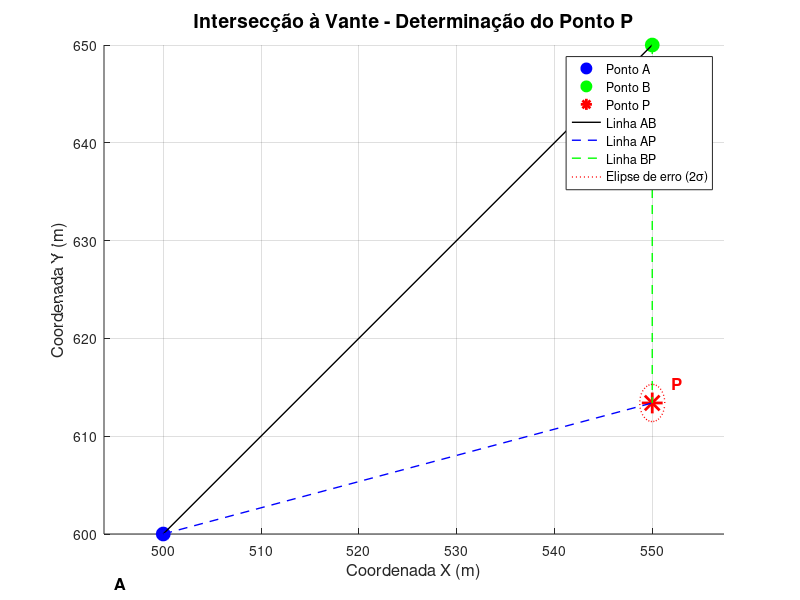

Reproduce this figure in MATLAB.
% GA106 - Ajustamento I - Exercício I - Intersecção à Vante
% Cálculo das coordenadas do ponto P e suas precisões
% Todas as respostas de (a) a (j) claramente identificadas
 
clc; clear all; close all; format long g;
 
fprintf('=== EXERCÍCIO I - INTERSECÇÃO À VANTE ===\n\n');
 
%% DADOS DO PROBLEMA
% Coordenadas dos pontos A e B com suas incertezas
XA = 500.000; YA = 600.000;
sigma_XA = 0.050; sigma_YA = 0.030;
 
XB = 550.000; YB = 650.000;
sigma_XB = 0.030; sigma_YB = 0.040;
 
% Ângulos medidos e suas incertezas
alpha_deg = 30.0; sigma_alpha_deg = 1.0; % graus
beta_deg = 45.0; sigma_beta_deg = 1.0;   % graus
 
% Conversão para radianos
alpha = deg2rad(alpha_deg);
beta = deg2rad(beta_deg);
sigma_alpha = deg2rad(sigma_alpha_deg);
sigma_beta = deg2rad(sigma_beta_deg);
 
fprintf('DADOS FORNECIDOS:\n');
fprintf('Ponto A: X = %.3f ± %.3f m, Y = %.3f ± %.3f m\n', XA, sigma_XA, YA, sigma_YA);
fprintf('Ponto B: X = %.3f ± %.3f m, Y = %.3f ± %.3f m\n', XB, sigma_XB, YB, sigma_YB);
fprintf('Ângulo α = %.1f° ± %.1f°\n', alpha_deg, sigma_alpha_deg);
fprintf('Ângulo β = %.1f° ± %.1f°\n\n', beta_deg, sigma_beta_deg);
 
%% (a) CÁLCULO DAS COORDENADAS DO PONTO P
 
% Método de Collins para intersecção à vante
cot_alpha = cot(alpha);
cot_beta = cot(beta);
 
% Fórmulas de Collins
XP = (XA*cot_beta + XB*cot_alpha + (YB - YA))/(cot_alpha + cot_beta);
YP = (YA*cot_beta + YB*cot_alpha + (XA - XB))/(cot_alpha + cot_beta);
 
fprintf('(a) COORDENADAS DO PONTO P:\n');
fprintf('    XP = %.6f m\n', XP);
fprintf('    YP = %.6f m\n\n', YP);
 
%% (b) CÁLCULO DA DISTÂNCIA AB
 
dX_AB = XB - XA;
dY_AB = YB - YA;
AB = sqrt(dX_AB^2 + dY_AB^2);
 
fprintf('(b) DISTÂNCIA AB:\n');
fprintf('    AB = %.6f m\n\n', AB);
 
%% (c) CÁLCULO DO AZIMUTE AB
 
az_AB_rad = atan2(dX_AB, dY_AB);
az_AB_deg = rad2deg(az_AB_rad);
 
fprintf('(c) AZIMUTE AB:\n');
fprintf('    Az_AB = %.6f° = %.6f rad\n\n', az_AB_deg, az_AB_rad);
 
%% (d) CÁLCULO DAS DISTÂNCIAS AP E BP
 
% Ângulo no ponto P
gamma = pi - alpha - beta;
 
% Lei dos senos
AP = AB * sin(beta) / sin(gamma);
BP = AB * sin(alpha) / sin(gamma);
 
fprintf('(d) DISTÂNCIAS AP E BP:\n');
fprintf('    AP = %.6f m\n', AP);
fprintf('    BP = %.6f m\n\n', BP);
 
%% (e) CÁLCULO DOS AZIMUTES AP E BP
 
az_AP_rad = az_AB_rad + alpha;
az_BP_rad = az_AB_rad + pi - beta; % Azimute BA + ângulo PBA
 
az_AP_deg = rad2deg(az_AP_rad);
az_BP_deg = rad2deg(az_BP_rad);
 
fprintf('(e) AZIMUTES AP E BP:\n');
fprintf('    Az_AP = %.6f° = %.6f rad\n', az_AP_deg, az_AP_rad);
fprintf('    Az_BP = %.6f° = %.6f rad\n\n', az_BP_deg, az_BP_rad);
 
%% (f) VERIFICAÇÃO DAS COORDENADAS (usando as distâncias e azimutes)
 
XP_verif_A = XA + AP * sin(az_AP_rad);
YP_verif_A = YA + AP * cos(az_AP_rad);
 
XP_verif_B = XB + BP * sin(az_BP_rad);
YP_verif_B = YB + BP * cos(az_BP_rad);
 
fprintf('(f) VERIFICAÇÃO DAS COORDENADAS:\n');
fprintf('    A partir de A: XP = %.6f m, YP = %.6f m\n', XP_verif_A, YP_verif_A);
fprintf('    A partir de B: XP = %.6f m, YP = %.6f m\n', XP_verif_B, YP_verif_B);
fprintf('    Diferenças: ΔX = %.6f m, ΔY = %.6f m\n\n', XP_verif_A-XP_verif_B, YP_verif_A-YP_verif_B);
 
%% (g) PROPAGAÇÃO DE ERROS - CÁLCULO DAS DERIVADAS PARCIAIS
 
% Usando diferenciação numérica
h = 1e-8;
 
% Função para calcular XP e YP
calc_P = @(xa, ya, xb, yb, a, b) deal(...
    (xa*cot(b) + xb*cot(a) + (yb - ya))/(cot(a) + cot(b)), ...
    (ya*cot(b) + yb*cot(a) + (xa - xb))/(cot(a) + cot(b)));
 
% Derivadas parciais de XP
[XP0, YP0] = calc_P(XA, YA, XB, YB, alpha, beta);
 
[XP_h, ~] = calc_P(XA+h, YA, XB, YB, alpha, beta);
dXP_dXA = (XP_h - XP0)/h;
 
[XP_h, ~] = calc_P(XA, YA+h, XB, YB, alpha, beta);
dXP_dYA = (XP_h - XP0)/h;
 
[XP_h, ~] = calc_P(XA, YA, XB+h, YB, alpha, beta);
dXP_dXB = (XP_h - XP0)/h;
 
[XP_h, ~] = calc_P(XA, YA, XB, YB+h, alpha, beta);
dXP_dYB = (XP_h - XP0)/h;
 
[XP_h, ~] = calc_P(XA, YA, XB, YB, alpha+h, beta);
dXP_dalpha = (XP_h - XP0)/h;
 
[XP_h, ~] = calc_P(XA, YA, XB, YB, alpha, beta+h);
dXP_dbeta = (XP_h - XP0)/h;
 
% Derivadas parciais de YP
[~, YP_h] = calc_P(XA+h, YA, XB, YB, alpha, beta);
dYP_dXA = (YP_h - YP0)/h;
 
[~, YP_h] = calc_P(XA, YA+h, XB, YB, alpha, beta);
dYP_dYA = (YP_h - YP0)/h;
 
[~, YP_h] = calc_P(XA, YA, XB+h, YB, alpha, beta);
dYP_dXB = (YP_h - YP0)/h;
 
[~, YP_h] = calc_P(XA, YA, XB, YB+h, alpha, beta);
dYP_dYB = (YP_h - YP0)/h;
 
[~, YP_h] = calc_P(XA, YA, XB, YB, alpha+h, beta);
dYP_dalpha = (YP_h - YP0)/h;
 
[~, YP_h] = calc_P(XA, YA, XB, YB, alpha, beta+h);
dYP_dbeta = (YP_h - YP0)/h;
 
fprintf('(g) DERIVADAS PARCIAIS:\n');
fprintf('    ∂XP/∂XA = %.6f\n', dXP_dXA);
fprintf('    ∂XP/∂YA = %.6f\n', dXP_dYA);
fprintf('    ∂XP/∂XB = %.6f\n', dXP_dXB);
fprintf('    ∂XP/∂YB = %.6f\n', dXP_dYB);
fprintf('    ∂XP/∂α = %.6f\n', dXP_dalpha);
fprintf('    ∂XP/∂β = %.6f\n', dXP_dbeta);
fprintf('    ∂YP/∂XA = %.6f\n', dYP_dXA);
fprintf('    ∂YP/∂YA = %.6f\n', dYP_dYA);
fprintf('    ∂YP/∂XB = %.6f\n', dYP_dXB);
fprintf('    ∂YP/∂YB = %.6f\n', dYP_dYB);
fprintf('    ∂YP/∂α = %.6f\n', dYP_dalpha);
fprintf('    ∂YP/∂β = %.6f\n\n', dYP_dbeta);
 
%% (h) MATRIZ JACOBIANA
 
J = [dXP_dXA, dXP_dYA, dXP_dXB, dXP_dYB, dXP_dalpha, dXP_dbeta;
     dYP_dXA, dYP_dYA, dYP_dXB, dYP_dYB, dYP_dalpha, dYP_dbeta];
 
fprintf('(h) MATRIZ JACOBIANA J:\n');
disp(J);
 
%% (i) MATRIZ VARIÂNCIA-COVARIÂNCIA DOS DADOS INICIAIS
 
Sigma_dados = diag([sigma_XA^2, sigma_YA^2, sigma_XB^2, sigma_YB^2, sigma_alpha^2, sigma_beta^2]);
 
fprintf('(i) MATRIZ VARIÂNCIA-COVARIÂNCIA DOS DADOS INICIAIS:\n');
fprintf('    Diagonal principal: [%.6f, %.6f, %.6f, %.6f, %.6f, %.6f]\n\n', ...
    diag(Sigma_dados));
 
%% (j) PRECISÕES DAS COORDENADAS DO PONTO P
 
% Lei da propagação de variâncias
Sigma_P = J * Sigma_dados * J';
 
% Desvios padrão das coordenadas de P
sigma_XP = sqrt(Sigma_P(1,1));
sigma_YP = sqrt(Sigma_P(2,2));
sigma_XY = Sigma_P(1,2); % Covariância entre X e Y
 
fprintf('(j) PRECISÕES DAS COORDENADAS DO PONTO P:\n');
fprintf('    σ_XP = %.6f m\n', sigma_XP);
fprintf('    σ_YP = %.6f m\n', sigma_YP);
fprintf('    σ_XY = %.6f m² (covariância)\n\n', sigma_XY);
 
fprintf('MATRIZ VARIÂNCIA-COVARIÂNCIA DE P:\n');
disp(Sigma_P);
 
%% RESPOSTA PRINCIPAL DO EXERCÍCIO
fprintf('\n================================================\n');
fprintf('RESPOSTA PRINCIPAL DA QUESTÃO:\n');
fprintf('COORDENADAS DO PONTO P E SUAS PRECISÕES:\n');
fprintf('================================================\n');
fprintf('XP = %.3f ± %.3f m\n', XP, sigma_XP);
fprintf('YP = %.3f ± %.3f m\n', YP, sigma_YP);
fprintf('================================================\n');
fprintf('\nInterpretação:\n');
fprintf('- O ponto P está localizado na coordenada (%.3f, %.3f)\n', XP, YP);
fprintf('- A incerteza da coordenada X é de ± %.3f m\n', sigma_XP);
fprintf('- A incerteza da coordenada Y é de ± %.3f m\n', sigma_YP);
fprintf('- Isso significa que as coordenadas reais do ponto P estão\n');
fprintf('  dentro desses intervalos com 68%% de confiança (1σ)\n');
 
 
%% VISUALIZAÇÃO GRÁFICA
 
figure('Position', [100, 100, 800, 600]);
hold on;
 
% Plotar pontos A e B
plot(XA, YA, 'bo', 'MarkerSize', 10, 'MarkerFaceColor', 'blue');
plot(XB, YB, 'go', 'MarkerSize', 10, 'MarkerFaceColor', 'green');
 
% Plotar ponto P
plot(XP, YP, 'r*', 'MarkerSize', 15, 'LineWidth', 2);
 
% Plotar linhas AB, AP e BP
plot([XA, XB], [YA, YB], 'k-', 'LineWidth', 1);
plot([XA, XP], [YA, YP], 'b--', 'LineWidth', 1);
plot([XB, XP], [YB, YP], 'g--', 'LineWidth', 1);
 
% Elipses de erro (simplificadas)
theta = 0:0.1:2*pi;
ellipse_XP = XP + 2*sigma_XP*cos(theta);
ellipse_YP = YP + 2*sigma_YP*sin(theta);
plot(ellipse_XP, ellipse_YP, 'r:', 'LineWidth', 1);
 
% Rótulos
text(XA-5, YA-5, 'A', 'FontSize', 12, 'FontWeight', 'bold');
text(XB+2, YB-5, 'B', 'FontSize', 12, 'FontWeight', 'bold');
text(XP+2, YP+2, 'P', 'FontSize', 12, 'FontWeight', 'bold', 'Color', 'red');
 
% Formatação do gráfico
xlabel('Coordenada X (m)', 'FontSize', 12);
ylabel('Coordenada Y (m)', 'FontSize', 12);
title('Intersecção à Vante - Determinação do Ponto P', 'FontSize', 14);
grid on;
axis equal;
legend('Ponto A', 'Ponto B', 'Ponto P', 'Linha AB', 'Linha AP', 'Linha BP', ...
       'Elipse de erro (2σ)', 'Location', 'best');
 
hold off;
 
fprintf('\nGráfico gerado com a configuração dos pontos e elipse de erro.\n');
